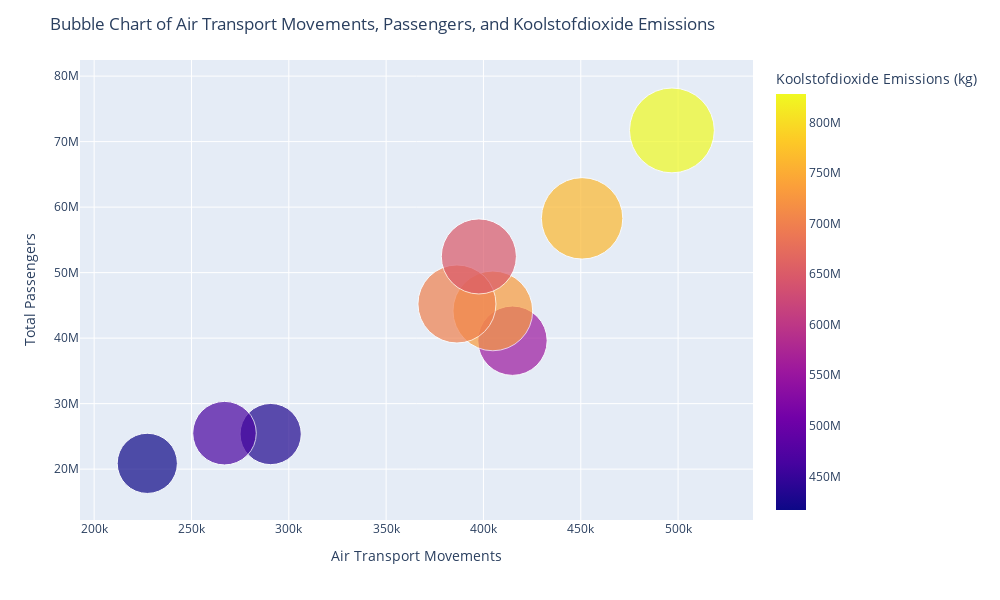

The notebook cell this image was saved under:
### Code cell
%run bubblechart-koolstof.ipynb

### Figure 1 — Plotly figure (JSON) as saved in the notebook; plotly's stock layout.template omitted (floating-point values rounded to 4 significant figures)
{"data": [{"customdata": [[431000000.0, 1995], [553400000.0, 2000], [731500000.0, 2005], [700800000.0, 2010], [763400000.0, 2015], [828200000.0, 2019], [416800000.0, 2020], [465100000.0, 2021], [648600000.0, 2022]], "hovertemplate": "<b>%{hovertext}</b><br><br>Air Transport Movements=%{x}<br>Total Passengers=%{y}<br>Koolstofdioxide Emissions (kg)=%{marker.color}<extra></extra>", "hovertext": [1995, 2000, 2005, 2010, 2015, 2019, 2020, 2021, 2022], "legendgroup": "", "marker": {"color": [431000000.0, 553400000.0, 731500000.0, 700800000.0, 763400000.0, 828200000.0, 416800000.0, 465100000.0, 648600000.0], "coloraxis": "coloraxis", "size": [431000000.0, 553400000.0, 731500000.0, 700800000.0, 763400000.0, 828200000.0, 416800000.0, 465100000.0, 648600000.0], "sizemode": "area", "sizeref": 230000.0, "symbol": "circle"}, "mode": "markers", "name": "", "orientation": "v", "showlegend": false, "type": "scatter", "x": [290690, 414928, 404819, 386388, 450679, 496826, 227304, 266967, 397646], "xaxis": "x", "y": [25355001, 39606925, 44157005, 45211749, 58284864, 71706999, 20884044, 25492633, 52472188], "yaxis": "y"}], "layout": {"coloraxis": {"colorbar": {"title": {"text": "Koolstofdioxide Emissions (kg)"}}, "colorscale": [[0, "#0d0887"], [0.1111, "#46039f"], [0.2222, "#7201a8"], [0.3333, "#9c179e"], [0.4444, "#bd3786"], [0.5556, "#d8576b"], [0.6667, "#ed7953"], [0.7778, "#fb9f3a"], [0.8889, "#fdca26"], [1, "#f0f921"]]}, "height": 600, "legend": {"itemsizing": "constant", "tracegroupgap": 0}, "margin": {"t": 60}, "title": {"text": "Bubble Chart of Air Transport Movements, Passengers, and Koolstofdioxide Emissions"}, "width": 1000, "xaxis": {"anchor": "y", "domain": [0, 1], "title": {"text": "Air Transport Movements"}}, "yaxis": {"anchor": "x", "domain": [0, 1], "title": {"text": "Total Passengers"}}}}
